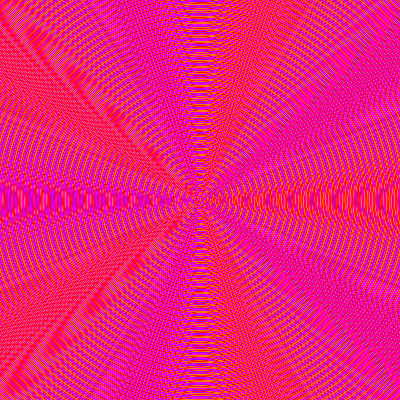
Frame 1 (no input)
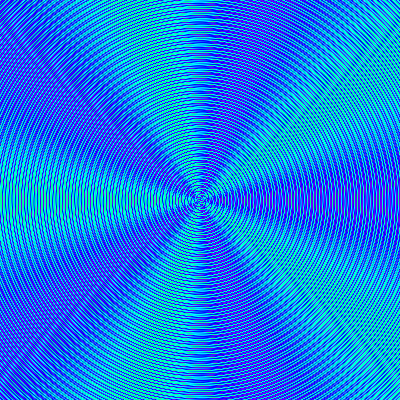
Frame 60 (the mouse pressed at the canvas centre just before this capture)
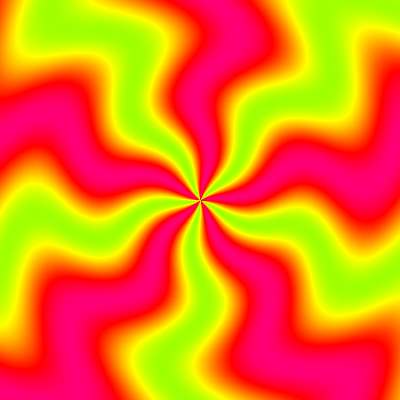
Frame 120 (the mouse held since frame 60 and released just before this capture)

The Processing sketch that drew these frames (run headless with seeded random() and noise(); from frame 60 on, the mouse is pressed at the canvas centre):

// Processing sketch: processing_155493
// ── processing_155493.pde


void setup() {
  size(400, 400);
  colorMode(HSB,360,255,255);
  smooth(8);
  loadPixels();
  for(int i=0;i<width;i++){
    for(int j=0;j<height;j++){
      int loc=j*width+i;
      float distance=dist(i,j,width/2,height/2);
      //if(distance<width/2){
        float angle=atan2(height/2-j,width/2-i)+sin(distance/150);
        angle*=5;
        float c=320+map(cos(angle),-1,1,-40,70);
        pixels[loc]=color(c%360,255,255);
      //}
    }
  }
  updatePixels();
}
void draw() {
  background(0);
  loadPixels();
  for(int i=0;i<width;i++){
    for(int j=0;j<height;j++){
      int loc=j*width+i;
      float cf=cos(frameCount/15);
      float distance=dist(i,j,width/2,height/2);
        float angle=atan2(height/2-j,width/2-i)+sin(distance/(1+mouseX/10))*cf;
        angle*=5;
        float c=320+map(cos(angle+mouseY/10),-1,1,abs(cf)*360-40,abs(cf)*360+70);
        pixels[loc]=color(c%360,255,255);
    }
  }
  updatePixels();
 
}
